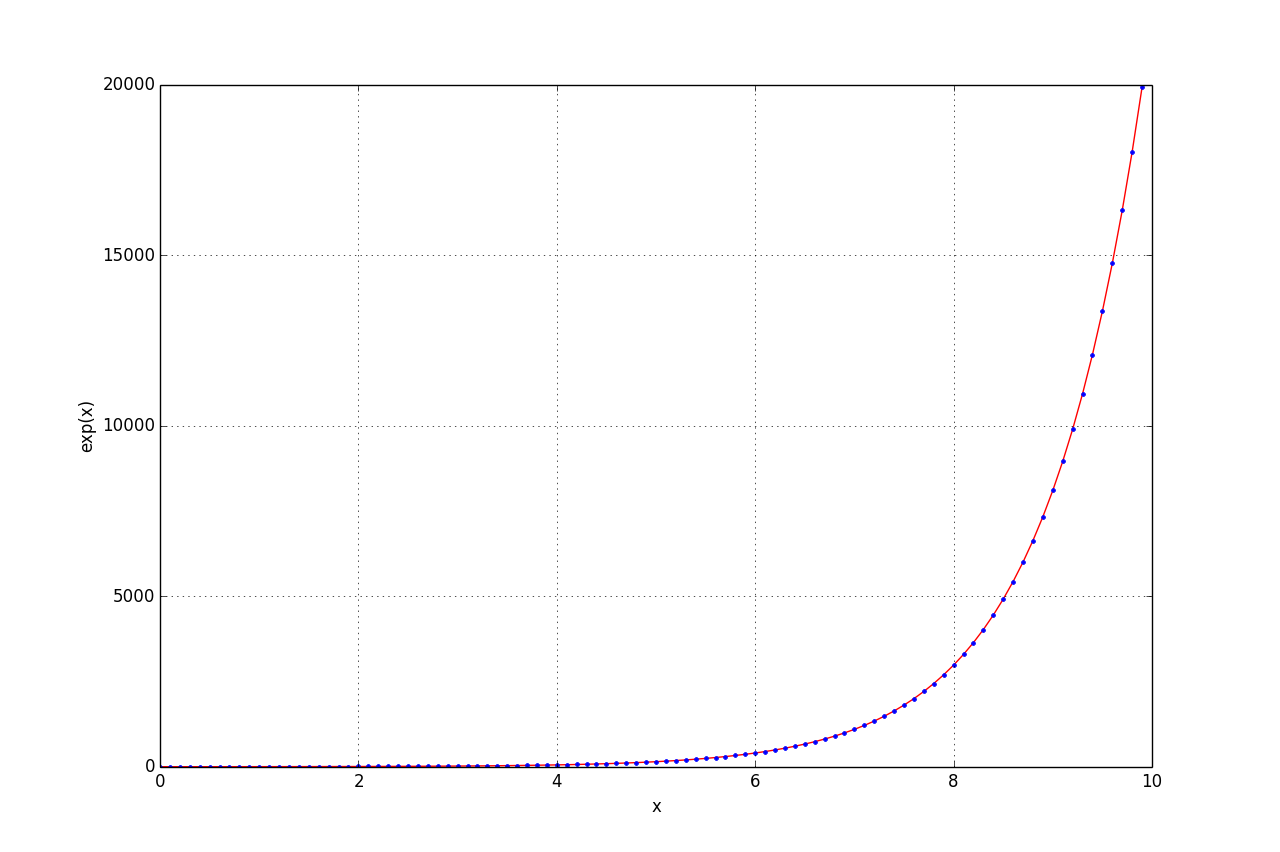

Write Python code to recreate this figure.
#! /usr/bin/env python

# This script shows you how to plot the exponential function for certain values
# of x. The exponential function is f(x) = e^x, or the number e to the power
# of x. e is a number like pi in mathematics, and has a value of approximately 
# 2.718. So f(2) = exp(2) = e^2 = e * e = (approx) 2.718 * 2.718 = (approx) 7.4.

# We need numpy for the arange and exp functions.
import numpy as np
# We need pyplot for plotting.
import matplotlib.pyplot as mp

# Create our x values.
x = np.arange(0., 10., 0.1)

# Create our y values.
y = np.exp(x)

# Create a plot of the values.
mp.plot(x, y, "r", x, y, "b.")

# Add an x label.
mp.xlabel("x")

# Add a y label.
mp.ylabel("exp(x)")

# Add a grid.
mp.grid(True)

# Show the plot.
mp.show()
